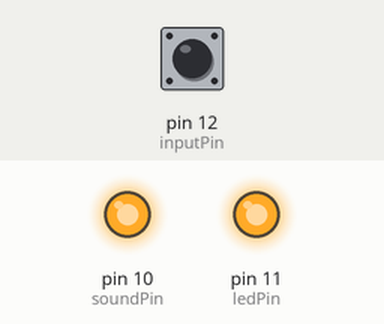
Simulated run of this sketch. Board: Arduino Uno, built with avr-gcc and run on an emulated ATmega328P. Parts: output pins drawn as LEDs (lit = HIGH). The inputs (shaded band) are chosen by the test bench; at power-on: pin 12 (inputPin) HIGH.

Above: at 1.2 s.
1.3 s: pin 12 (inputPin) pulled LOW for 0.15 s
At 1.37 s:
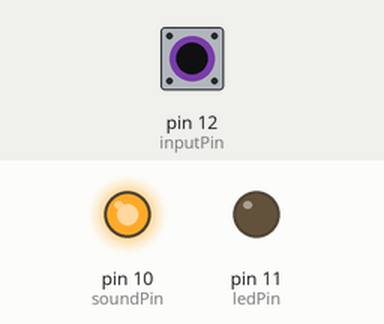
2.9 s: pin 12 (inputPin) pulled LOW for 3.2 s
At 6.6 s:
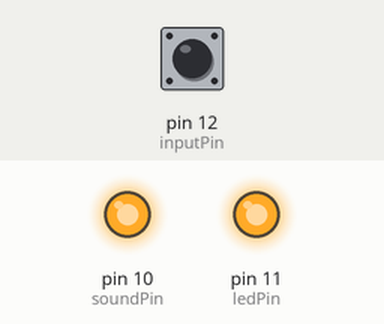
Timing chart, 0 to 8.1 s (numbered marks = the images above; inputs shaded):
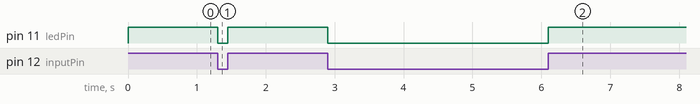

The sketch:

drill_index.ino
```cpp
const int soundPin = 10 ;
const int ledPin = 11;
const int inputPin = 12;

unsigned long delayStart = 0; // the time the delay started
bool delayRunning = false; // true if still waiting for delay to finish

void setup() {
  pinMode(ledPin, OUTPUT);
  pinMode(inputPin, INPUT_PULLUP);
  setupSound(soundPin);

  delayStart = millis();   // start delay
  delayRunning = true; // not finished yet
}

void loop() {

  digitalRead(inputPin);
  int bitState = digitalRead(inputPin);

  if (bitState == HIGH)
  {
    digitalWrite(ledPin, HIGH);
    if (delayRunning && ((millis() - delayStart) >= 600000)) {
      activateSound(soundPin);
      delayStart = millis();
      delayRunning = false;
      delay(500);
      delayRunning = true;
    }
  }

  if (bitState == LOW)
  {
    digitalWrite(ledPin, LOW);
     delayStart = millis();
     delayRunning = true;
  }
}

void setupSound(int pin) {
  pinMode(pin, OUTPUT);
  digitalWrite(pin, HIGH);
}

void activateSound(int pin) {
  digitalWrite(pin, LOW);

  delay(500);
  digitalWrite(pin, HIGH);
}
```

Measured:
- after the input at 1.3 s, pin 11 (ledPin): HIGH → LOW at once, → HIGH 0.15 s later
- after the input at 2.9 s, pin 11 (ledPin): HIGH → LOW at once, → HIGH 3.2 s later
